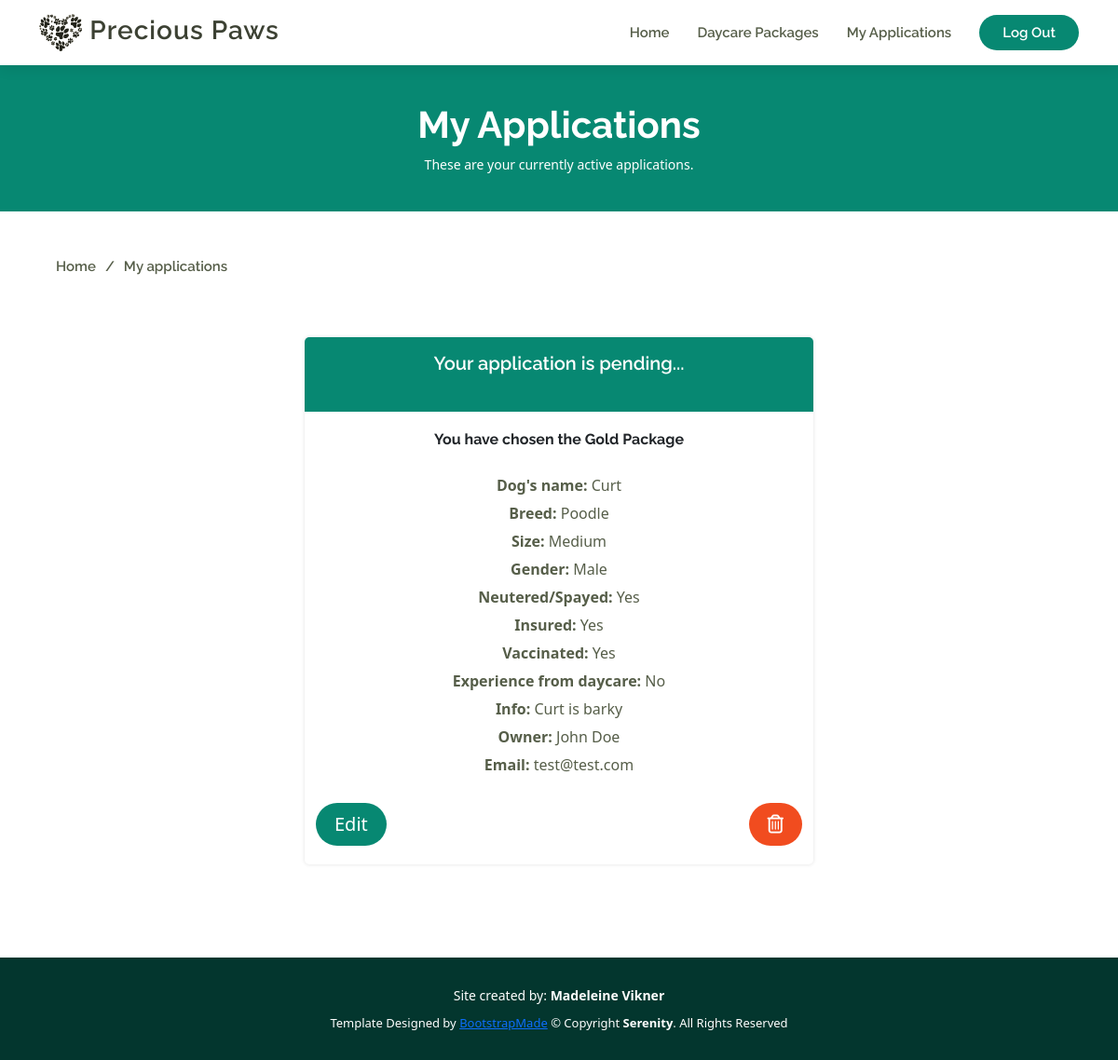
The app's page /my_applications/ (signed in), older data.
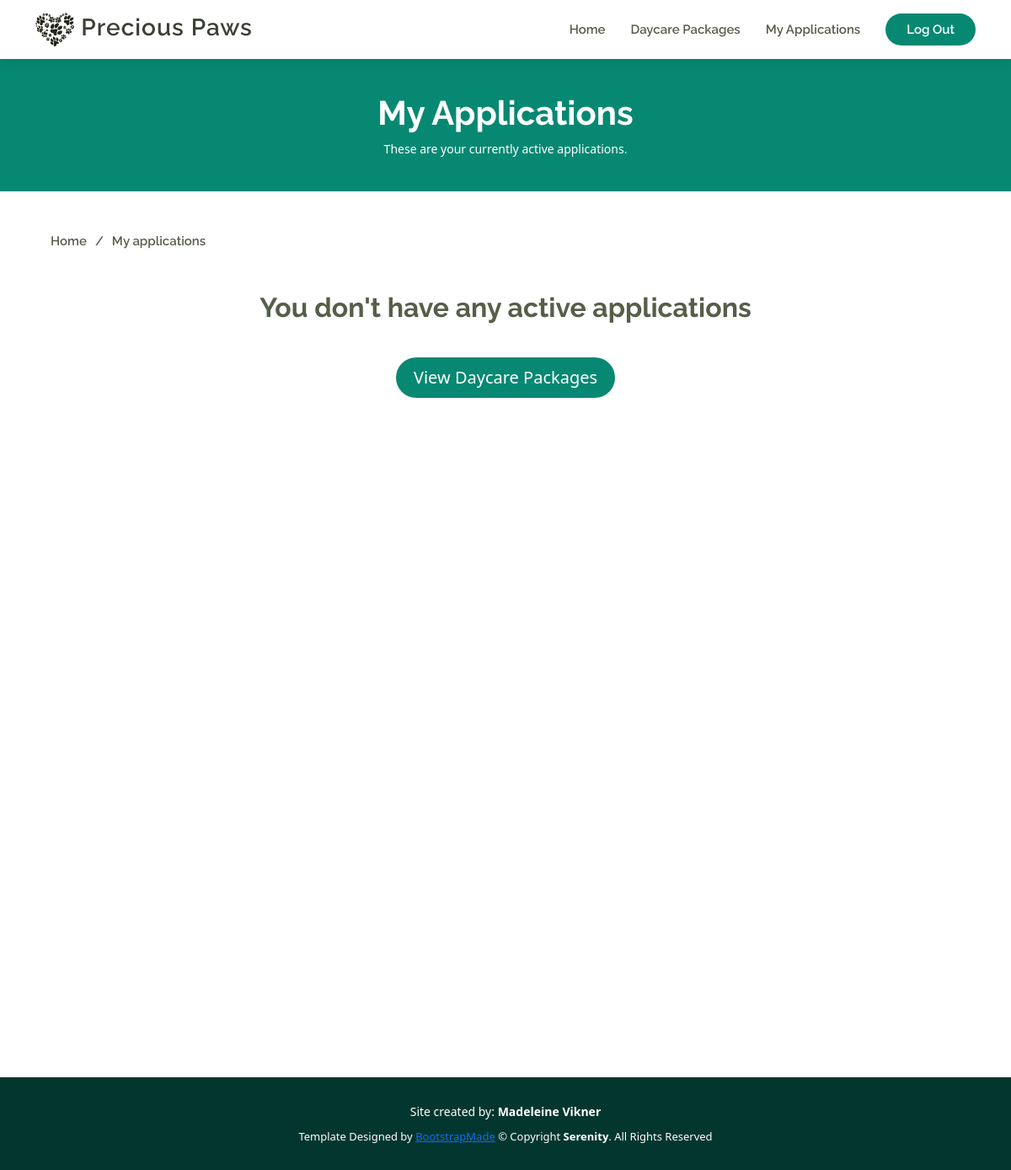
The same page, newer data.
### daycare/models.py (models this page shows, shortened)
class Application(models.Model):
    PACKAGE = [
        (None, 'Pick a choice'),
        ('Iron', 'Iron Package'),
        ('Bronze', 'Bronze Package'),
        ('Silver', 'Silver Package'),
        ('Gold', 'Gold Package')
    ]
    STATUS = [
        (0, 'Pending'),
        (1, 'Approved'),
        (3, 'Rejected')
    ]
    WEIGHT_CHOICES = [
        (None, 'Pick a choice'),
        ('Mini', 'Mini (< 2 kg)'),
        ('Small', 'Small (2-8 kg)'),
        ('Medium', 'Medium (8-15 kg)'),
        ('Large', 'Large (> 15 kg)')
    ]
    HEIGHT_CHOICES = [
        (None, 'Pick a choice'),
        ('Mini', 'Mini (< 25 cm)'),
        ('Small', 'Small (25-36 cm)'),
        ('Medium', 'Medium (36-45 cm)'),
        ('Large', 'Large (> 45 cm)')
    ]
    GENDER_CHOICES = [
        (None, 'Pick a choice'),
        ('Male', 'Male'),
        ('Female', 'Female')
    ]
    dog_name = models.CharField(max_length=200, blank=False)
    author = models.CharField(max_length=80)
    created_on = models.DateTimeField(auto_now_add=True)
    status = models.IntegerField(choices=STATUS, default=0)
    package = models.CharField(
        max_length=10,
        choices=PACKAGE,
        default=None
        )
    breed = models.CharField(max_length=200, blank=False, default='')
    weight = models.CharField(
        max_length=10,
        choices=WEIGHT_CHOICES,
        default=None
        )
    height = models.CharField(
        max_length=10,
        choices=HEIGHT_CHOICES,
        default=None
        )
    gender = models.CharField(
        max_length=10,
        choices=GENDER_CHOICES,
        default=None
        )
    neutered = models.BooleanField(default=False)
    insured = models.BooleanField(default=False)
    vaccinated = models.BooleanField(default=False)
    experience = models.BooleanField(default=False)
    info = models.TextField(blank=True)
    owner_first_name = models.CharField(max_length=200, blank=False)
    owner_last_name = models.CharField(max_length=200, blank=False)
    email = models.EmailField(blank=False)
    class Meta:
        ordering = ['created_on']

### daycare/views.py (the view)
# urls.py: path('my_applications/', views.MyApplications.as_view(), name='my_applications'),
class MyApplications(generic.ListView):
    def get(self, request, *args, **kwargs):
        apps = Application.objects.filter(author=request.user.username)
        return render(
            request,
            'view_application.html',
            {'apps': (apps)}
        )

### templates/view_application.html (shortened to what this page needs)
{% extends "base.html" %}
{% block content %}
<section id="breadcrumbs" class="breadcrumbs">
    <div class="breadcrumb-hero">
        <div class="container">
            <div class="breadcrumb-hero">
                <h1><strong>My Applications</strong></h1>
                <p>These are your currently active applications.</p>
            </div>
        </div>
    </div>
    <div class="container navbar">
        <ol>
            <li><a href="{% url 'home' %}">Home</a></li>
            <li class="crumb">My applications</li>
        </ol>
    </div>
</section>
<section>
    <div class="container">
        <div class="row d-flex justify-content-center p-4 pt-0">
            {% if user.is_authenticated %}
            {% for app in apps %}
            <div class="col-lg-6 col-md-6 m-3 container text-center status-box" data-aos="fade-up">
                {% if app.status == 0 %}
                <div>
                    <h4 class="p-3 pending">Your application is pending...</h4>
                </div>
                {% endif %}
                <h6><strong>You have chosen the {{ app.package }} Package</strong></h6>
                <ul class="app_list">
                    <li><strong>Dog's name:</strong> {{ app.dog_name }}</li>
                    <li><strong>Breed:</strong> {{ app.breed }}</li>
                    <li><strong>Size:</strong> {{ app.height }}</li>
                    <li><strong>Gender:</strong> {{ app.gender }}</li>
                    {% if app.neutered %}
                    <li><strong>Neutered/Spayed:</strong> Yes</li>
                    {% else %}
                    <li><strong>Neutered/Spayed:</strong> No</li>
                    {% endif %}
                    {% if app.insured %}
                    <li><strong>Insured:</strong> Yes</li>
                    {% else %}
                    <li><strong>Insured:</strong> No</li>
                    {% endif %}
                    {% if app.vaccinated %}
                    <li><strong>Vaccinated:</strong> Yes</li>
                    {% else %}
                    <li><strong>Vaccinated:</strong> No</li>
                    {% endif %}
                    {% if app.experience %}
                    <li><strong>Experience from daycare:</strong> Yes</li>
                    {% else %}
                    <li><strong>Experience from daycare:</strong> No</li>
                    {% endif %}
                    <li><strong>Info:</strong> {{ app.info }}</li>
                    <li><strong>Owner:</strong> {{ app.owner_first_name }} {{ app.owner_last_name }}</li>
                    <li><strong>Email:</strong> {{ app.email }}</li>
                </ul>
                <a href="{% url 'edit_application' app.pk%}"><button class="btn btn-lg" id="apply-button">Edit</button></a>
                <a href="{% url 'delete_application' app.pk%}"><button class="btn btn-lg" id="cancel-button"><i
                            class="fa-regular fa-trash-can"></i></button></a>
            </div>
            {% empty %}
            <div class="col mb-5 min-vh-100 no-apps">
                <h2 class="text-center">You don't have any active applications</h2>
                <a href="{% url 'services' %}" class="btn btn-signup btn-lg mx-auto" id="apply-button">View Daycare
                    Packages</a>
            </div>
            {% endfor %}
            {% else %}
            <div class="col mb-5 min-vh-100">
                <h2 class="text-center">You need to be logged in to apply for daycare</h2>
            </div>
            {% endif %}
        </div>
    </div>
</section>
{% endblock %}

Row changes from the older to the newer data that the page shows:
removed Application: status "Your application is pending...", package "Gold", dog_name "Curt", breed "Poodle", height "Medium", gender "Male", shows "Neutered/Spayed:", neutered "Yes", shows "Insured:", insured "Yes", shows "Vaccinated:", vaccinated "Yes", shows "Experience from daycare:", experience "No", info "Curt is barky", owner_first_name "John", owner_last_name "Doe", email "test@test.com"
Text that changed along with them:
text now shown: "You don't have any active applications View Daycare Packages"
